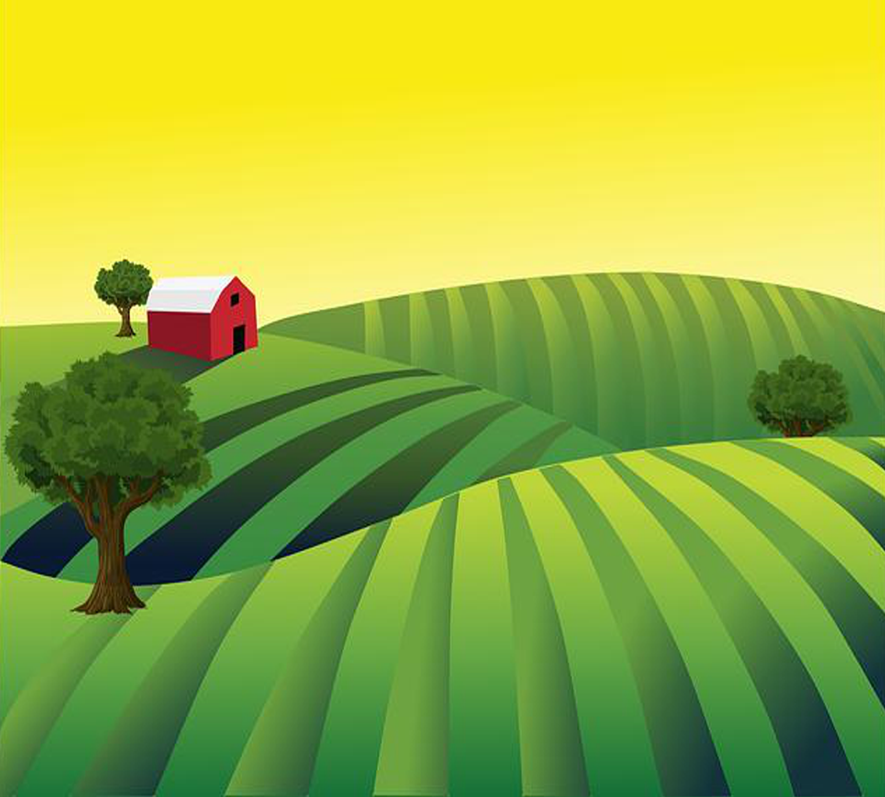
#> input picture images/Background/amb1.png, 885 x 797 px, shrunk from 2000 x 1800 before the run
$ python -i main.py   (imports and definitions only)
#> lines starting #> are read from the running program, lines starting #| are printed output that depends on the picture
import random
import data as my_data
from PIL import Image
import json
import os
from os.path import abspath


# [25 lines left out: functions create_new_image_obj, put_ids_to_all_images, not called in this run]

def generate_image(image_obj):

    # Creates the first layer that will replace with the same too
    first_type = my_data.order[0]
    file_name = f'./images/{first_type}/{image_obj[first_type]["file_name"]}.png'
    combined_image = Image.open(file_name).convert('RGBA')


    # We traverse in the order of the layers decided in my_data.order
    current_image = None
    for trait in my_data.order:
        file_name = f'./images/{trait}/{image_obj[trait]["file_name"]}.png'
        current_image = Image.open(file_name).convert('RGBA')
        combined_image = Image.alpha_composite(combined_image, current_image)

    # Convert to RGB
    rgb_im = combined_image.convert('RGB')
    file_name = str(image_obj["tokenId"]) + ".png"
    path_result = "./result"

    total_file_path = f"{path_result}" + "/" + file_name

    # Create a new directory because it does not exist
    if not os.path.exists(path_result):
        os.makedirs(path_result)

    rgb_im.save(total_file_path)
    generate_metadata_of_image(image_obj, total_file_path)


# [57 lines left out: functions generate_metadata_of_image, generate_metadata_json, main, not called in this run]


all_images = []
metadata = {"nft": []}
# [1 line not run here, left out]

>>> import cv2
>>> picture = cv2.imread('images/Background/amb1.png', cv2.IMREAD_GRAYSCALE)
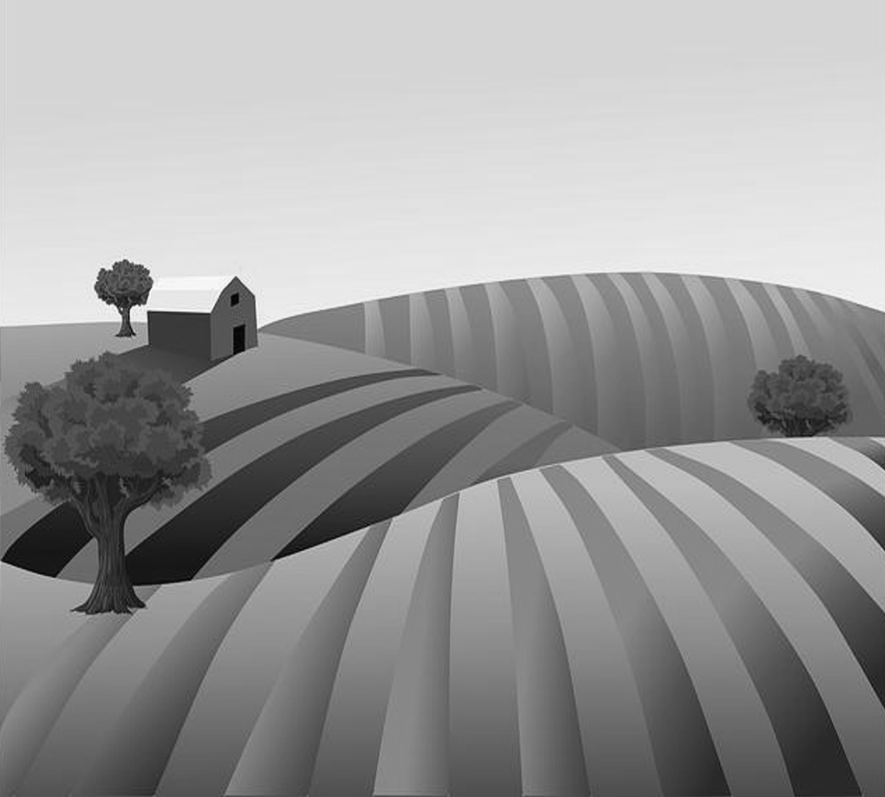
#> picture: shape (797, 885); min 0, max 254, mean 153.3
#> (the run stopped early here; a loop or call above may not have finished)
